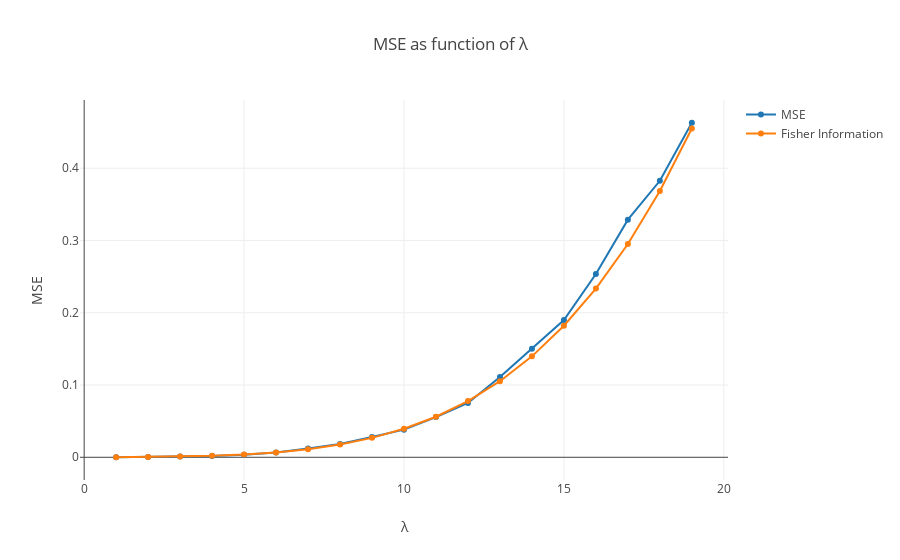

This figure's notebook cell:
### Code cell
def estimate_lambda(sample, bounds=(1, 100)):
    """Estimates the Maximum Likelihood lambda parameter."""
    r = minimize_scalar(log_likelihood, args=(sample, -1), method='bounded', bounds=bounds)
    if not r.success:
        raise Exception("estimate_lambda: {}".format(r.message))
    
    return r.x


def MSE(lambda_true, N=100, repeat=10000):
    """Calculate the Mean Square Error.
    
    Args:
        lambda_true: The true value of the lambda parameter.
        N: The sample size.
        repeat: The number of samples on which the average is calculated.
    """
    errors = np.zeros(repeat)
    
    for i in range(repeat):
        s = sample_exp(lambda_true, N)
        lambda_ml = estimate_lambda(s)
        errors[i] = (lambda_ml-lambda_true)**2

    return np.average(errors)


def I(lambd, N):
    """Fisher Information."""
    alpha = -1/lambd
    e_1 = np.exp(alpha) - np.exp(20*alpha)
    e_2 = np.exp(alpha) - 20*np.exp(20*alpha)
    e_3 = np.exp(alpha) - 400*np.exp(20*alpha)
    var = e_3/e_1 + lambd**2 - (e_2/e_1)**2
    
    return N*var/(lambd**4)


lambdas_true = np.arange(1, 20, 1.)

lyt = Layout(
    title="MSE as function of λ",
    xaxis=dict(title="λ"),
    yaxis=dict(title="MSE")
)

data = [
    Scatter(
        x=lambdas_true,
        y=[MSE(l, N=10000, repeat=1000) for l in lambdas_true],  # this is slow…
        name="MSE"
    ),
    Scatter(
        x=lambdas_true,
        y=[1/I(l, N=10000) for l in lambdas_true],
        name="Fisher Information"
    )
]

py.iplot(Figure(data=data, layout=lyt))

### Figure 1 — Plotly figure (JSON) as saved in the notebook; plotly's stock layout.template omitted (floating-point values rounded to 4 significant figures)
{"data": [{"name": "MSE", "type": "scatter", "x": [1, 2, 3, 4, 5, 6, 7, 8, 9, 10, 11, 12, 13, 14, 15, 16, 17, 18, 19], "y": [5.586e-05, 0.0004034, 0.0009787, 0.001929, 0.003523, 0.006798, 0.0121, 0.01834, 0.02819, 0.03824, 0.05558, 0.07512, 0.1112, 0.1502, 0.1898, 0.2536, 0.3288, 0.3826, 0.4629]}, {"name": "Fisher Information", "type": "scatter", "x": [1, 2, 3, 4, 5, 6, 7, 8, 9, 10, 11, 12, 13, 14, 15, 16, 17, 18, 19], "y": [0.0001, 0.0004027, 0.0009693, 0.001997, 0.003776, 0.006674, 0.01113, 0.01767, 0.02689, 0.03946, 0.05615, 0.07779, 0.1053, 0.1397, 0.182, 0.2334, 0.2952, 0.3686, 0.4551]}], "layout": {"title": "MSE as function of λ", "xaxis": {"title": "λ"}, "yaxis": {"title": "MSE"}}}
